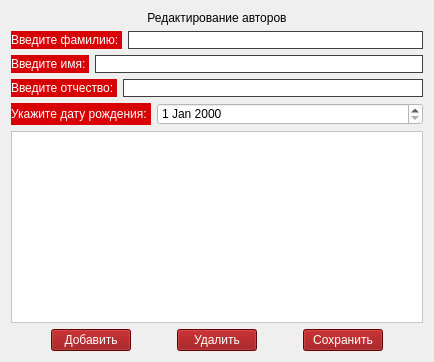
                <widget class="QWidget" name="tab_9">
                 <attribute name="title">
                  <string>Авторы</string>
                 </attribute>
                 <layout class="QVBoxLayout" name="verticalLayout_15">
                  <item>
                   <layout class="QHBoxLayout" name="horizontalLayout_33">
                    <item>
                     <widget class="QLabel" name="label_25">
                      <property name="styleSheet">
                       <string notr="true">font: 13pt &quot;MS Shell Dlg 2&quot;;</string>
                      </property>
                      <property name="text">
                       <string>Редактирование авторов</string>
                      </property>
                      <property name="alignment">
                       <set>Qt::AlignCenter</set>
                      </property>
                     </widget>
                    </item>
                   </layout>
                  </item>
                  <item>
                   <layout class="QVBoxLayout" name="verticalLayout_17">
                    <item>
                     <layout class="QHBoxLayout" name="horizontalLayout_34" stretch="0,100">
                      <item>
                       <widget class="QLabel" name="label_26">
                        <property name="styleSheet">
                         <string notr="true">background-color: rgb(216, 0, 4);
color: rgb(255, 255, 255);
font: 10pt &quot;MS Shell Dlg 2&quot;;</string>
                        </property>
                        <property name="text">
                         <string>Введите фамилию: </string>
                        </property>
                       </widget>
                      </item>
                      <item>
                       <widget class="QLineEdit" name="edit_f">
                        <property name="styleSheet">
                         <string notr="true">background-color: rgb(255, 255, 255); 
border-top: 1px solid #3e3e3e;
border-left: 1px solid #3e3e3e;
border-right: 1px solid #3e3e3e;
border-bottom: 1px solid #3e3e3e;</string>
                        </property>
                       </widget>
                      </item>
                     </layout>
                    </item>
                    <item>
                     <layout class="QHBoxLayout" name="horizontalLayout_35" stretch="0,100">
                      <item>
                       <widget class="QLabel" name="label_27">
                        <property name="styleSheet">
                         <string notr="true">background-color: rgb(216, 0, 4);
color: rgb(255, 255, 255);
font: 10pt &quot;MS Shell Dlg 2&quot;;</string>
                        </property>
                        <property name="text">
                         <string>Введите имя: </string>
                        </property>
                       </widget>
                      </item>
                      <item>
                       <widget class="QLineEdit" name="edit_i">
                        <property name="styleSheet">
                         <string notr="true">background-color: rgb(255, 255, 255); 
border-top: 1px solid #3e3e3e;
border-left: 1px solid #3e3e3e;
border-right: 1px solid #3e3e3e;
border-bottom: 1px solid #3e3e3e;</string>
                        </property>
                       </widget>
                      </item>
                     </layout>
                    </item>
                    <item>
                     <layout class="QHBoxLayout" name="horizontalLayout_36" stretch="0,100">
                      <item>
                       <widget class="QLabel" name="label_28">
                        <property name="styleSheet">
                         <string notr="true">background-color: rgb(216, 0, 4);
color: rgb(255, 255, 255);
font: 10pt &quot;MS Shell Dlg 2&quot;;</string>
                        </property>
                        <property name="text">
                         <string>Введите отчество: </string>
                        </property>
                       </widget>
                      </item>
                      <item>
                       <widget class="QLineEdit" name="edit_o">
                        <property name="styleSheet">
                         <string notr="true">background-color: rgb(255, 255, 255); 
border-top: 1px solid #3e3e3e;
border-left: 1px solid #3e3e3e;
border-right: 1px solid #3e3e3e;
border-bottom: 1px solid #3e3e3e;</string>
                        </property>
                       </widget>
                      </item>
                     </layout>
                    </item>
                    <item>
                     <layout class="QHBoxLayout" name="horizontalLayout_37" stretch="0,100">
                      <item>
                       <widget class="QLabel" name="label_30">
                        <property name="styleSheet">
                         <string notr="true">background-color: rgb(216, 0, 4);
color: rgb(255, 255, 255);
font: 10pt &quot;MS Shell Dlg 2&quot;;</string>
                        </property>
                        <property name="text">
                         <string>Укажите дату рождения: </string>
                        </property>
                       </widget>
                      </item>
                      <item>
                       <widget class="QDateEdit" name="date_author">
                        <property name="styleSheet">
                         <string notr="true">background-color: rgb(255, 255, 255);</string>
                        </property>
                       </widget>
                      </item>
                     </layout>
                    </item>
                   </layout>
                  </item>
                  <item>
                   <widget class="QTableWidget" name="table_author">
                    <property name="styleSheet">
                     <string notr="true">background-color: rgb(255, 255, 255);</string>
                    </property>
                   </widget>
                  </item>
                  <item>
                   <layout class="QHBoxLayout" name="horizontalLayout_32">
                    <item>
                     <spacer name="horizontalSpacer_26">
                      <property name="orientation">
                       <enum>Qt::Horizontal</enum>
                      </property>
                      <property name="sizeHint" stdset="0">
                       <size>
                        <width>40</width>
                        <height>20</height>
                       </size>
                      </property>
                     </spacer>
                    </item>
                    <item>
                     <widget class="QPushButton" name="btn_new_author">
                      <property name="styleSheet">
                       <string notr="true">background-color: rgb(143, 0, 2);
color: rgb(255, 255, 255);
font: 10pt &quot;MS Shell Dlg 2&quot;;</string>
                      </property>
                      <property name="text">
                       <string> Добавить </string>
                      </property>
                     </widget>
                    </item>
                    <item>
                     <spacer name="horizontalSpacer_25">
                      <property name="orientation">
                       <enum>Qt::Horizontal</enum>
                      </property>
                      <property name="sizeHint" stdset="0">
                       <size>
                        <width>40</width>
                        <height>20</height>
                       </size>
                      </property>
                     </spacer>
                    </item>
                    <item>
                     <widget class="QPushButton" name="btn_delete_author">
                      <property name="styleSheet">
                       <string notr="true">background-color: rgb(143, 0, 2);
color: rgb(255, 255, 255);
font: 10pt &quot;MS Shell Dlg 2&quot;;</string>
                      </property>
                      <property name="text">
                       <string> Удалить </string>
                      </property>
                     </widget>
                    </item>
                    <item>
                     <spacer name="horizontalSpacer_27">
                      <property name="orientation">
                       <enum>Qt::Horizontal</enum>
                      </property>
                      <property name="sizeHint" stdset="0">
                       <size>
                        <width>40</width>
                        <height>20</height>
                       </size>
                      </property>
                     </spacer>
                    </item>
                    <item>
                     <widget class="QPushButton" name="btn_save_author">
                      <property name="styleSheet">
                       <string notr="true">background-color: rgb(143, 0, 2);
color: rgb(255, 255, 255);
font: 10pt &quot;MS Shell Dlg 2&quot;;</string>
                      </property>
                      <property name="text">
                       <string> Сохранить </string>
                      </property>
                     </widget>
                    </item>
                    <item>
                     <spacer name="horizontalSpacer_28">
                      <property name="orientation">
                       <enum>Qt::Horizontal</enum>
                      </property>
                      <property name="sizeHint" stdset="0">
                       <size>
                        <width>40</width>
                        <height>20</height>
                       </size>
                      </property>
                     </spacer>
                    </item>
                   </layout>
                  </item>
                 </layout>
                </widget>
